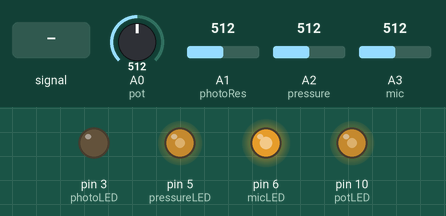
A sketch run on a simulated Arduino Uno, built with avr-gcc and run on an emulated ATmega328P. Parts: output pins drawn as LEDs (lit = HIGH). Dashed ring = blinking. Inputs (shaded band) come from the test bench; at power-on: A3 (mic) = 512, A0 (pot) = 512, A2 (pressure) = 512, A1 (photoRes) = 512.

Above: at 1.2 s.
1.3 s: A1 (photoRes) fed a 200 Hz sine of ±255 counts around its level
At 1.9 s:
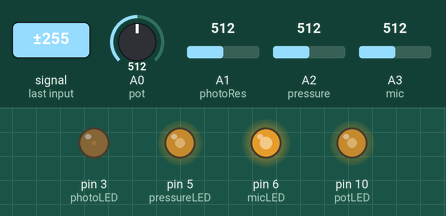
2.8 s: A3 (mic) fed a 2 Hz sine of ±306 counts around its level
At 2.95 s:
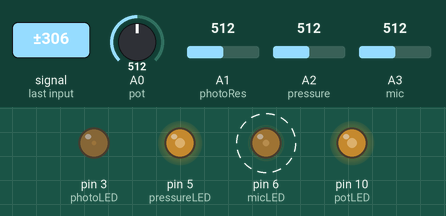
5.8 s: A3 (mic) set to 306
7.3 s: A0 (pot) set to 716
At 8.2 s:
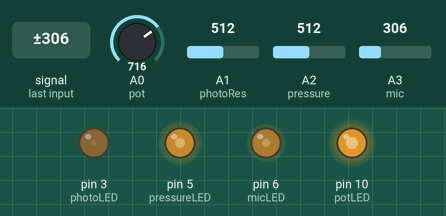
8.8 s: A2 (pressure) set to 716
At 9.4 s:
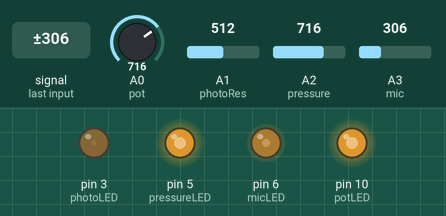
10.3 s: A1 (photoRes) set to 306
At 11.2 s:
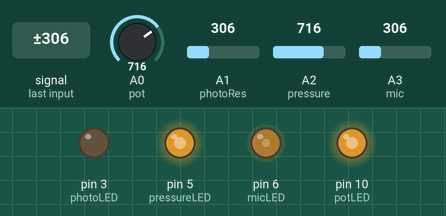
Timing chart, 0 to 12.8 s (numbered marks = the images above; inputs shaded):
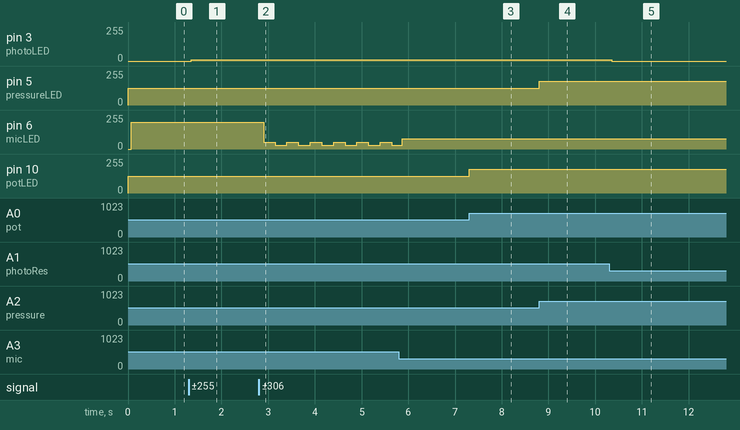

Measured:
- after the input at 1.3 s, pin 3 (photoLED): 0/255 → 9/255 after 0.05 s
- after the input at 2.8 s, pin 6 (micLED): alternates 49/255 for 0.25 s and 30/255 for 0.25 s, starting after 0.10 s
- after the input at 7.3 s, pin 10 (potLED): 127/255 → 178/255 at once
- after the input at 8.8 s, pin 5 (pressureLED): 127/255 → 178/255 at once
- after the input at 10.3 s, pin 3 (photoLED): 9/255 → 0/255 after 0.05 s

The sketch:

arduino_intro_sensors.ino
```cpp
int potLED = 10;
int pot = 0;

int photoLED = 3;
int photoRes = 1;

int pressureLED = 5;
int pressure = 2;

int micLED = 6;
int mic = 3;
const int numReadings = 100;
int readings[numReadings];      // the readings from the analog input
int readIndex = 0;              // the index of the current reading
int total = 0;                  // the running total
int average = 0;                // the average

void setup() {
  // put your setup code here, to run once:
  Serial.begin(9600);
  pinMode(potLED, OUTPUT);
  pinMode(photoLED, OUTPUT);
  pinMode(pressureLED, OUTPUT);

  //zero out the array for our running average
  for (int i = 0; i < numReadings; i++) {
    readings[i] = 0;
  }
}


void loop() {
////////////// POTENTIOMETER /////////////////////
  int potVal = analogRead(pot);
  potVal = map(potVal, 0, 1023, 0, 255);
  analogWrite(potLED,potVal);
//  Serial.print("Potentiometer: ");
//  Serial.println(potVal);


////////////// PHOTO RESISTOR /////////////////////
  int photoVal = analogRead(photoRes);
  photoVal = constrain(photoVal, 700, 1000);
  photoVal = map(photoVal, 700, 1000, 0, 255);
  analogWrite(photoLED, photoVal);
//  Serial.print("Photoresistor: ");
//  Serial.println(photoVal);

////////////// PRESSURE SENSOR /////////////////////
  int pressureVal = analogRead(pressure);
  pressureVal = map(pressureVal, 0, 1023, 0, 255);
  analogWrite(pressureLED, pressureVal);
//  Serial.print("Pressure: ");
//  Serial.println(pressureVal);


  ////////////// MICROPHONE /////////////////////
  int micVal = analogRead(mic);
  micVal = constrain(micVal, 50, 900);

  //RUNNING AVERAGE
  // subtract the last reading:
  total = total - readings[readIndex];
  // read from the sensor:
  readings[readIndex] = micVal;
  // add the reading to the total:
  total = total + readings[readIndex];
  // advance to the next position in the array:
  readIndex = readIndex + 1;

  // if we're at the end of the array...
  if (readIndex >= numReadings) {
    // ...wrap around to the beginning:
    readIndex = 0;
  }

  // calculate the average:
  average = total / numReadings;
  average = map(average, 50, 900, 0, 255);
  analogWrite(micLED, average);
//  Serial.print("Mic: " );
//  Serial.println(micVal);


}
```
